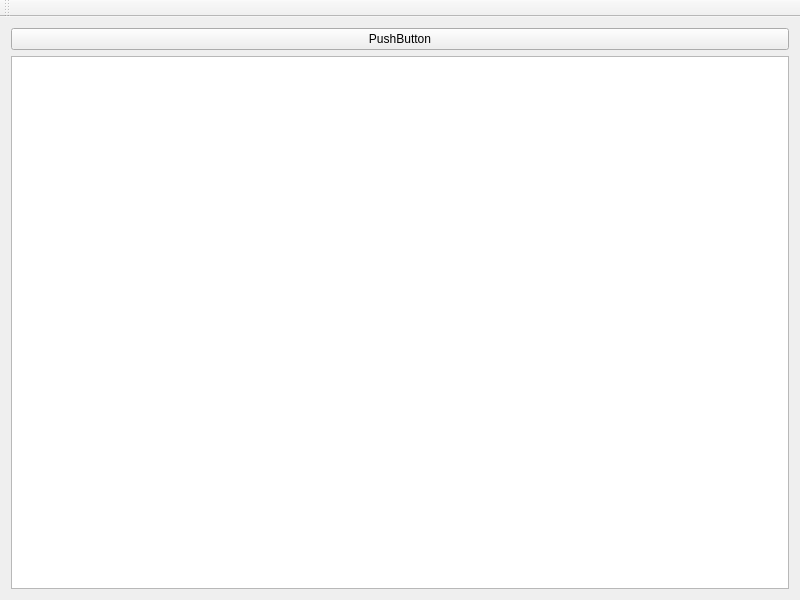
<?xml version="1.0" encoding="UTF-8"?>
<ui version="4.0">
 <class>MainWindow</class>
 <widget class="QMainWindow" name="MainWindow">
  <property name="geometry">
   <rect>
    <x>0</x>
    <y>0</y>
    <width>800</width>
    <height>600</height>
   </rect>
  </property>
  <property name="windowTitle">
   <string>MainWindow</string>
  </property>
  <widget class="QWidget" name="centralWidget">
   <layout class="QVBoxLayout" name="verticalLayout">
    <item>
     <widget class="QPushButton" name="pushButton">
      <property name="text">
       <string>PushButton</string>
      </property>
     </widget>
    </item>
    <item>
     <widget class="GraphicsView" name="graphicsView"/>
    </item>
   </layout>
  </widget>
  <widget class="QMenuBar" name="menuBar">
   <property name="geometry">
    <rect>
     <x>0</x>
     <y>0</y>
     <width>800</width>
     <height>21</height>
    </rect>
   </property>
  </widget>
  <widget class="QToolBar" name="mainToolBar">
   <attribute name="toolBarArea">
    <enum>TopToolBarArea</enum>
   </attribute>
   <attribute name="toolBarBreak">
    <bool>false</bool>
   </attribute>
  </widget>
 </widget>
 <layoutdefault spacing="6" margin="11"/>
 <customwidgets>
  <customwidget>
   <class>GraphicsView</class>
   <extends>QGraphicsView</extends>
   <header location="global">graphicsview.h</header>
  </customwidget>
 </customwidgets>
 <resources/>
 <connections/>
</ui>
